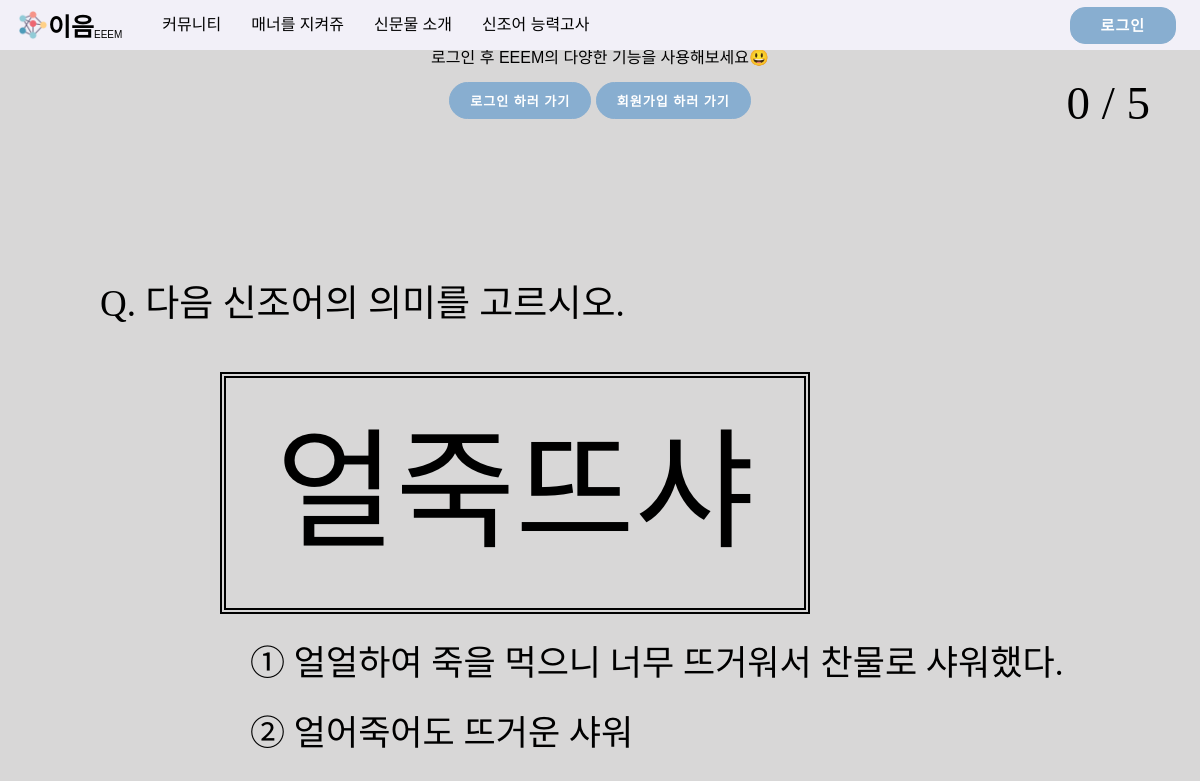
/newtermQuiz/2/, run on an earlier commit of the app's database.
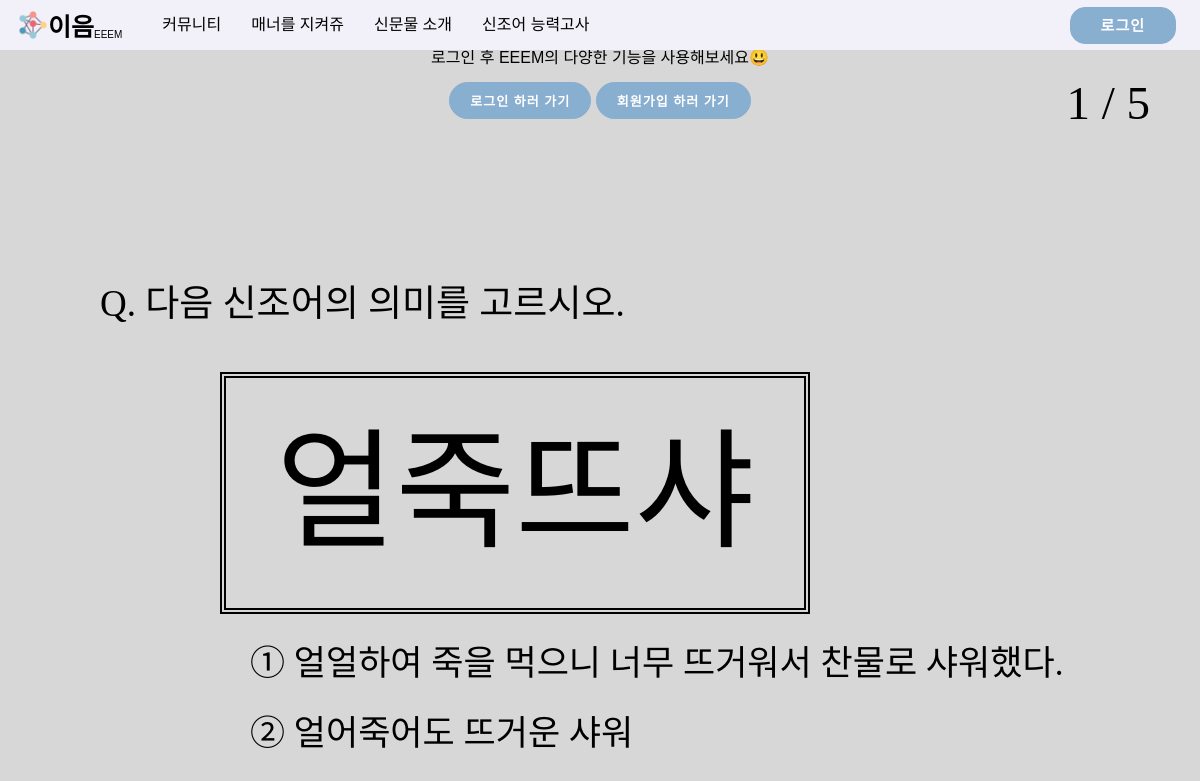
And on a later commit of the database.
### main/models.py (models this page shows)
class newterm(models.Model):
    question = models.CharField(max_length=100)
    answer = models.CharField(max_length=100)
    non_answer = models.CharField(max_length=100)
    score = models.IntegerField(default=0)  # 현재까지 맞은 개수
    correct = models.BooleanField(default=False)  # 이전 문제가 맞았는지 틀렸는지
    randanswer = models.IntegerField(default=0)

### main/views.py (the view)
# urls.py: path('newtermQuiz/<str:id>/', views.newtermQuiz, name="newtermQuiz"),
def newtermQuiz(request, id):
    newtermCount = newterm.objects.count()-1
    if id == 0:
        term = get_object_or_404(newterm, pk=id)
    else:
        previousTerm = get_object_or_404(newterm, pk=id)
        termId = int(id) + 1
        term = get_object_or_404(newterm, pk=termId)
        term.score = previousTerm.score
    term.randanswer = random.randint(0, 1)
    term.save()
    if term.randanswer == 0:
        return render(
            request,
            "newtermQuiz.html",
            {"term": term, "choice_1": term.answer,
                "choice_2": term.non_answer, "newtermCount": newtermCount},
        )
    else:
        return render(
            request,
            "newtermQuiz.html",
            {"term": term, "choice_1": term.non_answer,
                "choice_2": term.answer, "newtermCount": newtermCount},
        )

### main/templates/newtermQuiz.html (shortened to what this page needs)
{% extends 'base.html' %}{% load static %}{% block extrahead %} {% endblock %}
{% block content %}
<head>
  <link rel="stylesheet" href='{% static "css/newtermQuiz.css" %}' />
</head>
<body style="background-color: #d8d7d7">
  <div class="point">{{term.score}} / {{newtermCount}}</div>
  <div class="questionFont">Q. 다음 신조어의 의미를 고르시오.</div>
  <div class="newtermBox">{{term.question}}</div>
  <br /><br /><br />
  <div class="answerBox">
    <a class="answer" href="{%url 'newtermButton1' term.id %}">①</a>
    <span>{{choice_1}}</span>
    <br /><br />
    <a class="answer" href="{%url 'newtermButton2' term.id %}">②</a>
    <span>{{choice_2}}</span>
  </div>
</body>
{% endblock %}

What changed in the data, as far as the page shows it:
changed newterm "얼죽뜨샤": score "0" → "1"
